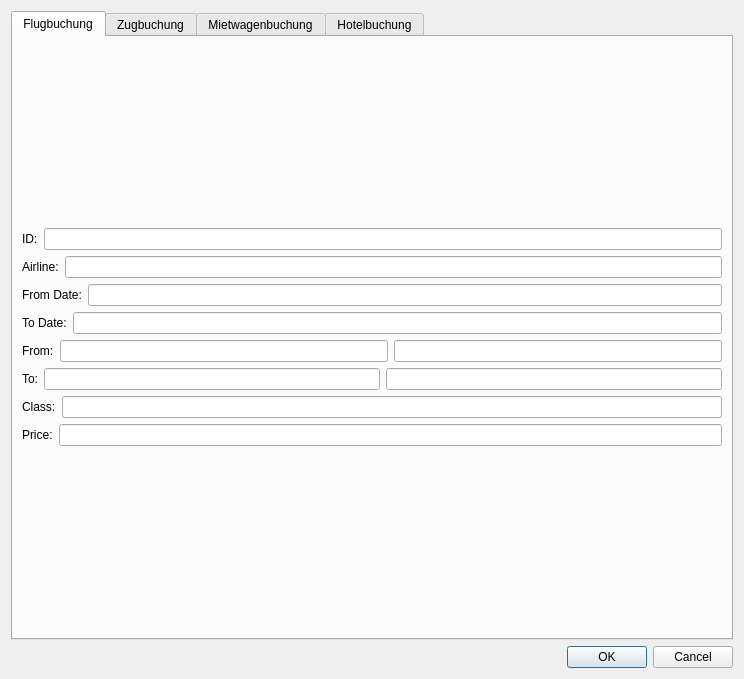
<?xml version="1.0" encoding="UTF-8"?>
<ui version="4.0">
 <class>bookingDetails</class>
 <widget class="QDialog" name="bookingDetails">
  <property name="geometry">
   <rect>
    <x>0</x>
    <y>0</y>
    <width>744</width>
    <height>679</height>
   </rect>
  </property>
  <property name="windowTitle">
   <string>Dialog</string>
  </property>
  <layout class="QGridLayout" name="gridLayout">
   <item row="0" column="0">
    <layout class="QVBoxLayout" name="verticalLayout">
     <item>
      <widget class="QTabWidget" name="tabWidget">
       <property name="currentIndex">
        <number>0</number>
       </property>
       <widget class="QWidget" name="Flug">
        <attribute name="icon">
         <iconset>
          <normaloff>flight.png</normaloff>
          <normalon>:/flight.png</normalon>flight.png</iconset>
        </attribute>
        <attribute name="title">
         <string>Flugbuchung</string>
        </attribute>
        <layout class="QGridLayout" name="gridLayout_3">
         <item row="0" column="0">
          <layout class="QVBoxLayout" name="verticalLayout_2">
           <item>
            <layout class="QHBoxLayout" name="horizontalLayout">
             <item>
              <widget class="QLabel" name="label_5">
               <property name="text">
                <string>ID:</string>
               </property>
              </widget>
             </item>
             <item>
              <widget class="QLineEdit" name="flugID">
               <property name="readOnly">
                <bool>true</bool>
               </property>
              </widget>
             </item>
            </layout>
           </item>
           <item>
            <layout class="QHBoxLayout" name="horizontalLayout_2">
             <item>
              <widget class="QLabel" name="label_13">
               <property name="text">
                <string>Airline:</string>
               </property>
              </widget>
             </item>
             <item>
              <widget class="QLineEdit" name="flugAirline"/>
             </item>
            </layout>
           </item>
           <item>
            <layout class="QHBoxLayout" name="horizontalLayout_3">
             <item>
              <widget class="QLabel" name="label_7">
               <property name="text">
                <string>From Date:</string>
               </property>
              </widget>
             </item>
             <item>
              <widget class="QLineEdit" name="flugFromDate"/>
             </item>
            </layout>
           </item>
           <item>
            <layout class="QHBoxLayout" name="horizontalLayout_4">
             <item>
              <widget class="QLabel" name="label_8">
               <property name="text">
                <string>To Date:</string>
               </property>
              </widget>
             </item>
             <item>
              <widget class="QLineEdit" name="flugToDate"/>
             </item>
            </layout>
           </item>
           <item>
            <layout class="QHBoxLayout" name="horizontalLayout_5">
             <item>
              <widget class="QLabel" name="label_9">
               <property name="text">
                <string>From:</string>
               </property>
              </widget>
             </item>
             <item>
              <widget class="QLineEdit" name="flugFromDest"/>
             </item>
             <item>
              <widget class="QLineEdit" name="fromName"/>
             </item>
            </layout>
           </item>
           <item>
            <layout class="QHBoxLayout" name="horizontalLayout_18">
             <item>
              <widget class="QLabel" name="label_10">
               <property name="text">
                <string>To:</string>
               </property>
              </widget>
             </item>
             <item>
              <widget class="QLineEdit" name="flugToDest"/>
             </item>
             <item>
              <widget class="QLineEdit" name="toName"/>
             </item>
            </layout>
           </item>
           <item>
            <layout class="QHBoxLayout" name="horizontalLayout_32">
             <item>
              <widget class="QLabel" name="label_12">
               <property name="text">
                <string>Class:</string>
               </property>
              </widget>
             </item>
             <item>
              <widget class="QLineEdit" name="flugClass"/>
             </item>
            </layout>
           </item>
           <item>
            <layout class="QHBoxLayout" name="horizontalLayout_34">
             <item>
              <widget class="QLabel" name="label_11">
               <property name="text">
                <string>Price:</string>
               </property>
              </widget>
             </item>
             <item>
              <widget class="QLineEdit" name="flugPrice"/>
             </item>
            </layout>
           </item>
          </layout>
         </item>
        </layout>
       </widget>
       <widget class="QWidget" name="Zug">
        <attribute name="icon">
         <iconset>
          <normaloff>train.jpg</normaloff>
          <normalon>:/train.jpg</normalon>train.jpg</iconset>
        </attribute>
        <attribute name="title">
         <string>Zugbuchung</string>
        </attribute>
        <layout class="QGridLayout" name="gridLayout_2">
         <item row="0" column="0">
          <layout class="QVBoxLayout" name="verticalLayout_5">
           <item>
            <layout class="QVBoxLayout" name="verticalLayout_3">
             <item>
              <layout class="QHBoxLayout" name="horizontalLayout_7">
               <item>
                <widget class="QLabel" name="label_14">
                 <property name="text">
                  <string>ID:</string>
                 </property>
                </widget>
               </item>
               <item>
                <widget class="QLineEdit" name="zugID">
                 <property name="readOnly">
                  <bool>true</bool>
                 </property>
                </widget>
               </item>
              </layout>
             </item>
             <item>
              <layout class="QHBoxLayout" name="horizontalLayout_15">
               <item>
                <widget class="QLabel" name="label_22">
                 <property name="text">
                  <string>Class:</string>
                 </property>
                </widget>
               </item>
               <item>
                <widget class="QLineEdit" name="zugClass"/>
               </item>
              </layout>
             </item>
             <item>
              <layout class="QHBoxLayout" name="horizontalLayout_8"/>
             </item>
             <item>
              <layout class="QHBoxLayout" name="horizontalLayout_9">
               <item>
                <widget class="QLabel" name="label_16">
                 <property name="text">
                  <string>From Date:</string>
                 </property>
                </widget>
               </item>
               <item>
                <widget class="QLineEdit" name="zugFromDate"/>
               </item>
              </layout>
             </item>
             <item>
              <layout class="QHBoxLayout" name="horizontalLayout_16">
               <item>
                <widget class="QLabel" name="label_24">
                 <property name="text">
                  <string>Price</string>
                 </property>
                </widget>
               </item>
               <item>
                <widget class="QLineEdit" name="zugPrice"/>
               </item>
              </layout>
             </item>
             <item>
              <layout class="QHBoxLayout" name="horizontalLayout_10">
               <item>
                <widget class="QLabel" name="label_17">
                 <property name="text">
                  <string>To Date:</string>
                 </property>
                </widget>
               </item>
               <item>
                <widget class="QLineEdit" name="zugToDate"/>
               </item>
              </layout>
             </item>
             <item>
              <layout class="QHBoxLayout" name="horizontalLayout_11">
               <item>
                <widget class="QLabel" name="label_18">
                 <property name="text">
                  <string>From:</string>
                 </property>
                </widget>
               </item>
               <item>
                <widget class="QLineEdit" name="zugFrom"/>
               </item>
              </layout>
             </item>
             <item>
              <layout class="QHBoxLayout" name="horizontalLayout_12">
               <item>
                <widget class="QLabel" name="label_19">
                 <property name="text">
                  <string>To:</string>
                 </property>
                </widget>
               </item>
               <item>
                <widget class="QLineEdit" name="zugTo"/>
               </item>
              </layout>
             </item>
             <item>
              <layout class="QHBoxLayout" name="horizontalLayout_13">
               <item>
                <widget class="QLabel" name="label_20">
                 <property name="text">
                  <string>Departure:</string>
                 </property>
                </widget>
               </item>
               <item>
                <widget class="QLineEdit" name="zugDeparture"/>
               </item>
              </layout>
             </item>
             <item>
              <layout class="QHBoxLayout" name="horizontalLayout_14">
               <item>
                <widget class="QLabel" name="label_21">
                 <property name="text">
                  <string>Arrival:</string>
                 </property>
                </widget>
               </item>
               <item>
                <widget class="QLineEdit" name="zugArrival"/>
               </item>
              </layout>
             </item>
            </layout>
           </item>
           <item>
            <layout class="QHBoxLayout" name="horizontalLayout_6">
             <item>
              <widget class="QLabel" name="label_23">
               <property name="text">
                <string>Connecting Stations:</string>
               </property>
              </widget>
             </item>
             <item>
              <widget class="QListWidget" name="zugCS">
               <property name="editTriggers">
                <set>QAbstractItemView::AllEditTriggers</set>
               </property>
              </widget>
             </item>
            </layout>
           </item>
          </layout>
         </item>
        </layout>
       </widget>
       <widget class="QWidget" name="Mietwagen">
        <attribute name="icon">
         <iconset>
          <normaloff>car.png</normaloff>
          <normalon>:/car.png</normalon>car.png</iconset>
        </attribute>
        <attribute name="title">
         <string>Mietwagenbuchung</string>
        </attribute>
        <widget class="QWidget" name="layoutWidget_3">
         <property name="geometry">
          <rect>
           <x>20</x>
           <y>10</y>
           <width>881</width>
           <height>571</height>
          </rect>
         </property>
         <layout class="QGridLayout" name="gridLayout_4">
          <item row="5" column="0">
           <layout class="QHBoxLayout" name="horizontalLayout_23">
            <item>
             <widget class="QLabel" name="label_30">
              <property name="text">
               <string>Pickup Location:</string>
              </property>
             </widget>
            </item>
            <item>
             <widget class="QLineEdit" name="carPickUp"/>
            </item>
           </layout>
          </item>
          <item row="7" column="0">
           <layout class="QHBoxLayout" name="horizontalLayout_25">
            <item>
             <widget class="QLabel" name="label_32">
              <property name="text">
               <string>Price:</string>
              </property>
             </widget>
            </item>
            <item>
             <widget class="QLineEdit" name="carPrice"/>
            </item>
           </layout>
          </item>
          <item row="1" column="0">
           <layout class="QHBoxLayout" name="horizontalLayout_19">
            <item>
             <widget class="QLabel" name="label_27">
              <property name="text">
               <string>Class</string>
              </property>
             </widget>
            </item>
            <item>
             <widget class="QLineEdit" name="carClass"/>
            </item>
           </layout>
          </item>
          <item row="6" column="0">
           <layout class="QHBoxLayout" name="horizontalLayout_24">
            <item>
             <widget class="QLabel" name="label_31">
              <property name="text">
               <string>Return Location:</string>
              </property>
             </widget>
            </item>
            <item>
             <widget class="QLineEdit" name="carReturn"/>
            </item>
           </layout>
          </item>
          <item row="2" column="0">
           <layout class="QHBoxLayout" name="horizontalLayout_20">
            <item>
             <widget class="QLabel" name="label_33">
              <property name="text">
               <string>Company:</string>
              </property>
             </widget>
            </item>
            <item>
             <widget class="QLineEdit" name="carCompany"/>
            </item>
           </layout>
          </item>
          <item row="3" column="0">
           <layout class="QHBoxLayout" name="horizontalLayout_21">
            <item>
             <widget class="QLabel" name="label_28">
              <property name="text">
               <string>From Date</string>
              </property>
             </widget>
            </item>
            <item>
             <widget class="QLineEdit" name="carFromDate"/>
            </item>
           </layout>
          </item>
          <item row="4" column="0">
           <layout class="QHBoxLayout" name="horizontalLayout_22">
            <item>
             <widget class="QLabel" name="label_29">
              <property name="text">
               <string>To Date:</string>
              </property>
             </widget>
            </item>
            <item>
             <widget class="QLineEdit" name="carToDate"/>
            </item>
           </layout>
          </item>
          <item row="0" column="0">
           <layout class="QHBoxLayout" name="horizontalLayout_17">
            <item>
             <widget class="QLabel" name="label_25">
              <property name="text">
               <string>ID:</string>
              </property>
             </widget>
            </item>
            <item>
             <widget class="QLineEdit" name="carID">
              <property name="readOnly">
               <bool>true</bool>
              </property>
             </widget>
            </item>
           </layout>
          </item>
         </layout>
        </widget>
       </widget>
       <widget class="QWidget" name="Hotel">
        <attribute name="icon">
         <iconset>
          <normaloff>hotel.png</normaloff>
          <normalon>:/hotel.png</normalon>hotel.png</iconset>
        </attribute>
        <attribute name="title">
         <string>Hotelbuchung</string>
        </attribute>
        <layout class="QGridLayout" name="gridLayout_7">
         <item row="0" column="0">
          <layout class="QGridLayout" name="gridLayout_5">
           <item row="3" column="0">
            <layout class="QHBoxLayout" name="horizontalLayout_29">
             <item>
              <widget class="QLabel" name="label_39">
               <property name="text">
                <string>Town:</string>
               </property>
              </widget>
             </item>
             <item>
              <widget class="QLineEdit" name="hotelTown"/>
             </item>
            </layout>
           </item>
           <item row="4" column="0">
            <layout class="QHBoxLayout" name="horizontalLayout_28">
             <item>
              <widget class="QLabel" name="label_40">
               <property name="text">
                <string>From Date:</string>
               </property>
              </widget>
             </item>
             <item>
              <widget class="QLineEdit" name="hotelFromDate"/>
             </item>
            </layout>
           </item>
           <item row="6" column="0">
            <layout class="QHBoxLayout" name="horizontalLayout_26">
             <item>
              <widget class="QLabel" name="label_42">
               <property name="text">
                <string>Price:</string>
               </property>
              </widget>
             </item>
             <item>
              <widget class="QLineEdit" name="hotelPrice"/>
             </item>
            </layout>
           </item>
           <item row="5" column="0">
            <layout class="QHBoxLayout" name="horizontalLayout_27">
             <item>
              <widget class="QLabel" name="label_41">
               <property name="text">
                <string>To Date:</string>
               </property>
              </widget>
             </item>
             <item>
              <widget class="QLineEdit" name="hotelToDate"/>
             </item>
            </layout>
           </item>
           <item row="2" column="0">
            <layout class="QHBoxLayout" name="horizontalLayout_30">
             <item>
              <widget class="QLabel" name="label_38">
               <property name="text">
                <string>Class:</string>
               </property>
              </widget>
             </item>
             <item>
              <widget class="QLineEdit" name="hotelClass"/>
             </item>
            </layout>
           </item>
           <item row="0" column="0">
            <layout class="QHBoxLayout" name="horizontalLayout_33">
             <item>
              <widget class="QLabel" name="label_34">
               <property name="text">
                <string>ID:</string>
               </property>
              </widget>
             </item>
             <item>
              <widget class="QLineEdit" name="hotelID">
               <property name="readOnly">
                <bool>true</bool>
               </property>
              </widget>
             </item>
            </layout>
           </item>
           <item row="1" column="0">
            <layout class="QHBoxLayout" name="horizontalLayout_31">
             <item>
              <widget class="QLabel" name="label_36">
               <property name="text">
                <string>Hotel:</string>
               </property>
              </widget>
             </item>
             <item>
              <widget class="QLineEdit" name="hotelHotel"/>
             </item>
            </layout>
           </item>
          </layout>
         </item>
        </layout>
       </widget>
      </widget>
     </item>
     <item>
      <widget class="QDialogButtonBox" name="buttonBox">
       <property name="orientation">
        <enum>Qt::Horizontal</enum>
       </property>
       <property name="standardButtons">
        <set>QDialogButtonBox::Cancel|QDialogButtonBox::Ok</set>
       </property>
      </widget>
     </item>
    </layout>
   </item>
  </layout>
 </widget>
 <resources/>
 <connections>
  <connection>
   <sender>buttonBox</sender>
   <signal>accepted()</signal>
   <receiver>bookingDetails</receiver>
   <slot>accept()</slot>
   <hints>
    <hint type="sourcelabel">
     <x>248</x>
     <y>254</y>
    </hint>
    <hint type="destinationlabel">
     <x>157</x>
     <y>274</y>
    </hint>
   </hints>
  </connection>
  <connection>
   <sender>buttonBox</sender>
   <signal>rejected()</signal>
   <receiver>bookingDetails</receiver>
   <slot>reject()</slot>
   <hints>
    <hint type="sourcelabel">
     <x>316</x>
     <y>260</y>
    </hint>
    <hint type="destinationlabel">
     <x>286</x>
     <y>274</y>
    </hint>
   </hints>
  </connection>
 </connections>
</ui>
